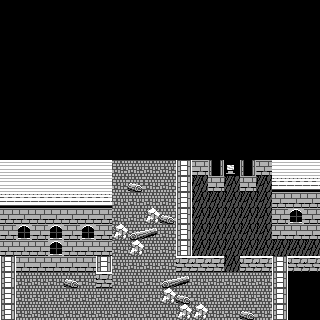

Below is a game level as drawn by its tile map, then a one-line description and the .tmx that defines it (tile-layer data replaced by summaries):
An orthogonal 20x20 tile map with 16x16 px tiles, 2 tile layers (ground, walls), 1 hidden layer not drawn.

<map version="1.0" orientation="orthogonal" renderorder="right-down" width="20" height="20" tilewidth="16" tileheight="16" backgroundcolor="#000000" nextobjectid="26">
 <properties>
  <property name="path" value="/res/min/house" />
  <property name="weather" value="smoke" />
 </properties>
 <tileset firstgid="1" name="outside-alley" tilewidth="16" tileheight="16" tilecount="60" columns="10">
  <image source="outside-alley.png" width="160" height="96" />
 </tileset>
 <layer name="ground" width="20" height="20" offsetx="0" offsety="160">
  <data>[400 cells, 241 non-empty, 5 distinct tile ids]</data>
 </layer>
 <layer name="walls" width="20" height="20" offsetx="0" offsety="160">
  <data>[400 cells, 179 non-empty, 13 distinct tile ids]</data>
 </layer>
 <objectgroup name="objects" />
 <layer name="cover" width="20" height="20" visible="0">
  <data>[400 cells, 0 non-empty, 0 distinct tile ids]</data>
 </layer>
</map>